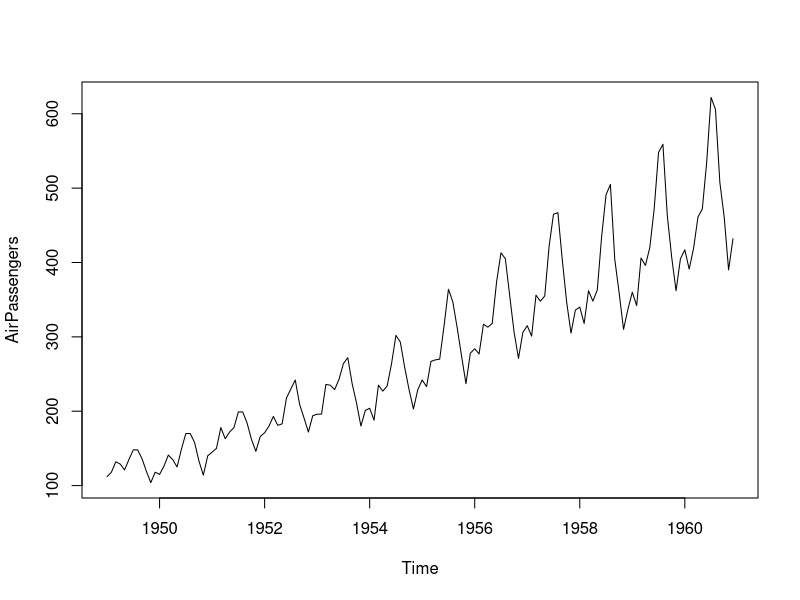
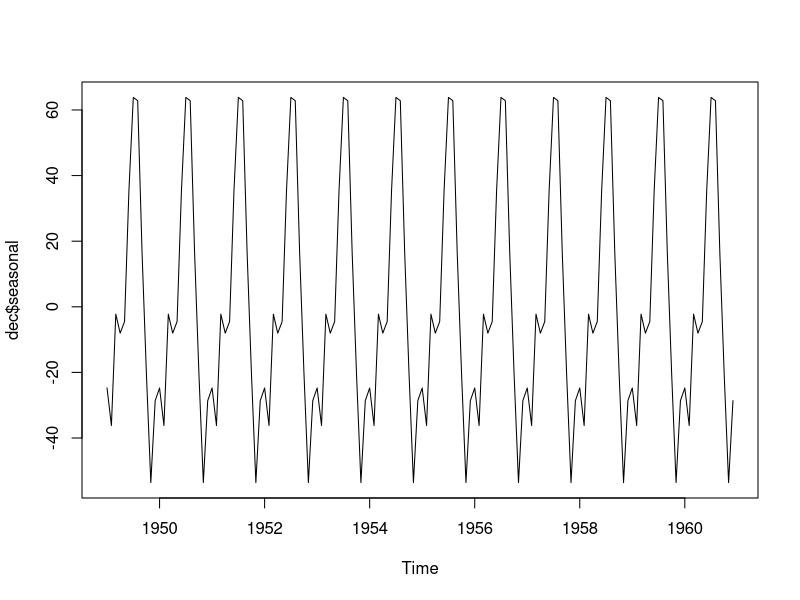
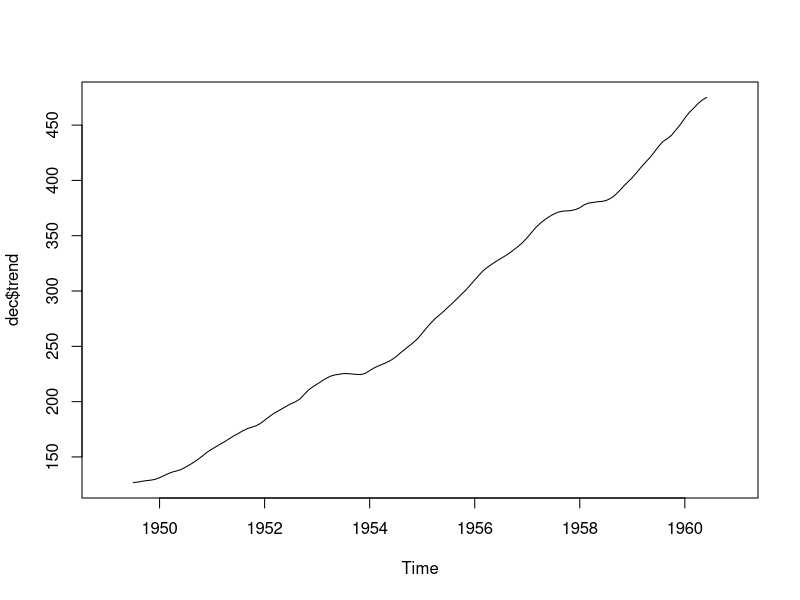
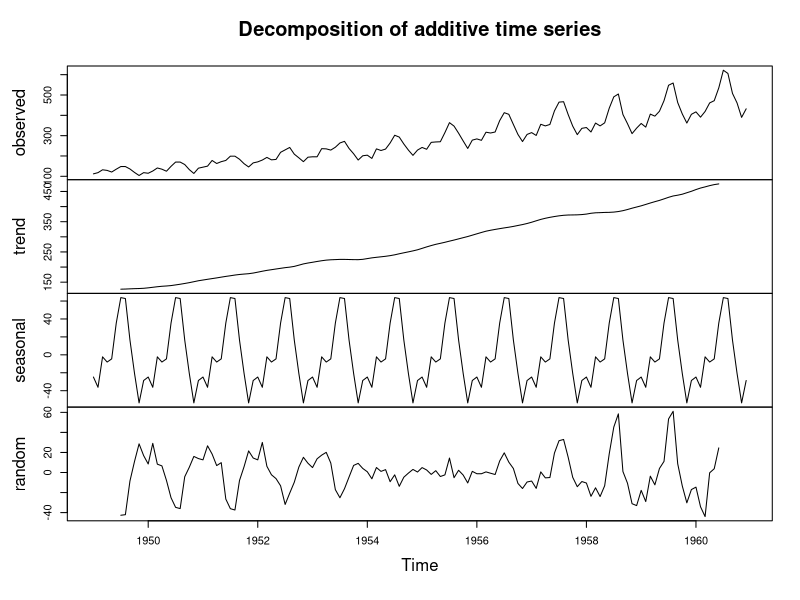

The R script that drew these images, in order:
plot(AirPassengers)
dec = decompose(AirPassengers)
dec
dec$seasonal
dec$trend
dec$random

plot(dec$seasonal)
plot(dec$trend)
plot(dec)
  